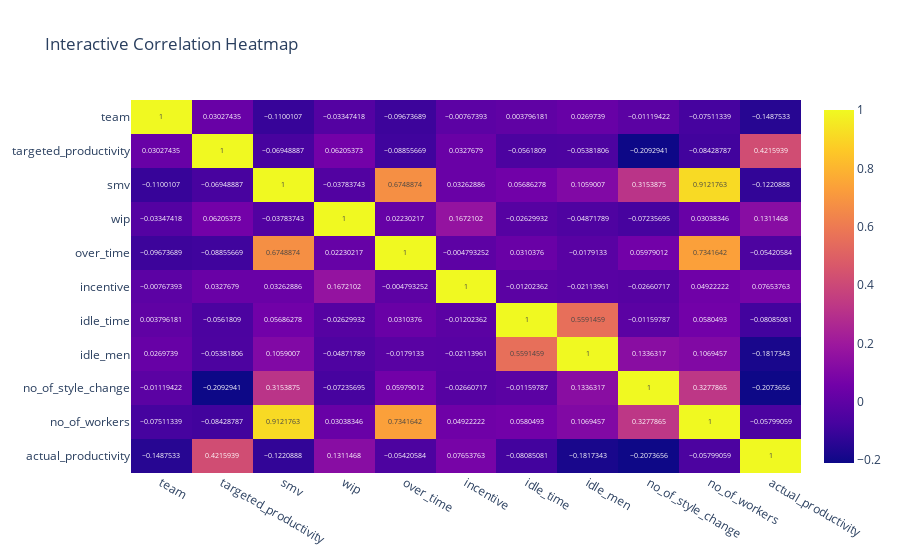

The notebook cell this image was saved under:
### Code cell
# ===========================================================
# 8. Correlation Matrix & Heatmap (Seaborn for static, Plotly for interactive)
# ===========================================================
numeric_df = df.select_dtypes(include=[np.number])  # avoid errors with non-numeric columns
plt.figure(figsize=(10,6))
sns.heatmap(numeric_df.corr(), annot=True, cmap="coolwarm", fmt=".2f")
plt.title("Correlation Heatmap of Numerical Variables")
plt.show()

# Interactive Correlation Heatmap
fig = px.imshow(numeric_df.corr(), text_auto=True, aspect="auto",
                title="Interactive Correlation Heatmap")
fig.show()

# Interpretation:
#     Boxplots reveal several outliers across teams and days.
#     Some teams (with fewer workers) show very low productivity.
#     Certain days (like weekends, depending on your day-wise plot) might have lower averages.
#     Quarters 3 and 4 show more spread and lower median productivity.

### Figure 1 — Plotly figure (JSON) as saved in the notebook; plotly's stock layout.template omitted (floating-point values rounded to 4 significant figures)
{"data": [{"coloraxis": "coloraxis", "hovertemplate": "x: %{x}<br>y: %{y}<br>color: %{z}<extra></extra>", "name": "0", "texttemplate": "%{z}", "type": "heatmap", "x": ["team", "targeted_productivity", "smv", "wip", "over_time", "incentive", "idle_time", "idle_men", "no_of_style_change", "no_of_workers", "actual_productivity"], "xaxis": "x", "y": ["team", "targeted_productivity", "smv", "wip", "over_time", "incentive", "idle_time", "idle_men", "no_of_style_change", "no_of_workers", "actual_productivity"], "yaxis": "y", "z": [[1, 0.03027, -0.11, -0.03347, -0.09674, -0.007674, 0.003796, 0.02697, -0.01119, -0.07511, -0.1488], [0.03027, 1, -0.06949, 0.06205, -0.08856, 0.03277, -0.05618, -0.05382, -0.2093, -0.08429, 0.4216], [-0.11, -0.06949, 1, -0.03784, 0.6749, 0.03263, 0.05686, 0.1059, 0.3154, 0.9122, -0.1221], [-0.03347, 0.06205, -0.03784, 1, 0.0223, 0.1672, -0.0263, -0.04872, -0.07236, 0.03038, 0.1311], [-0.09674, -0.08856, 0.6749, 0.0223, 1, -0.004793, 0.03104, -0.01791, 0.05979, 0.7342, -0.05421], [-0.007674, 0.03277, 0.03263, 0.1672, -0.004793, 1, -0.01202, -0.02114, -0.02661, 0.04922, 0.07654], [0.003796, -0.05618, 0.05686, -0.0263, 0.03104, -0.01202, 1, 0.5591, -0.0116, 0.05805, -0.08085], [0.02697, -0.05382, 0.1059, -0.04872, -0.01791, -0.02114, 0.5591, 1, 0.1336, 0.1069, -0.1817], [-0.01119, -0.2093, 0.3154, -0.07236, 0.05979, -0.02661, -0.0116, 0.1336, 1, 0.3278, -0.2074], [-0.07511, -0.08429, 0.9122, 0.03038, 0.7342, 0.04922, 0.05805, 0.1069, 0.3278, 1, -0.05799], [-0.1488, 0.4216, -0.1221, 0.1311, -0.05421, 0.07654, -0.08085, -0.1817, -0.2074, -0.05799, 1]]}], "layout": {"coloraxis": {"colorscale": [[0, "#0d0887"], [0.1111, "#46039f"], [0.2222, "#7201a8"], [0.3333, "#9c179e"], [0.4444, "#bd3786"], [0.5556, "#d8576b"], [0.6667, "#ed7953"], [0.7778, "#fb9f3a"], [0.8889, "#fdca26"], [1, "#f0f921"]]}, "title": {"text": "Interactive Correlation Heatmap"}, "xaxis": {"anchor": "y", "domain": [0, 1]}, "yaxis": {"anchor": "x", "autorange": "reversed", "domain": [0, 1]}}}
